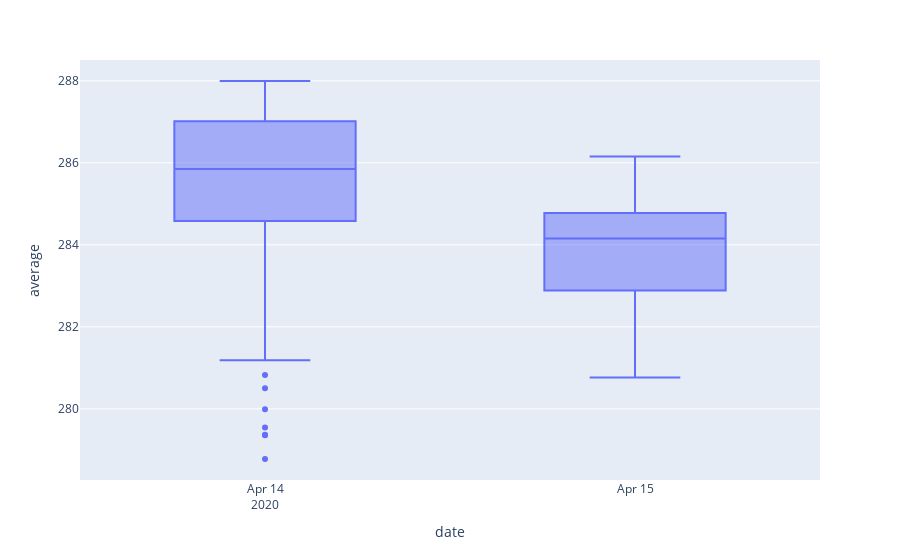

The notebook cell saved with this chart:
### Code cell
px.box(df, x="date", y="average")

### Figure 1 — Plotly figure (JSON) as saved in the notebook; plotly's stock layout.template omitted (floating-point values rounded to 4 significant figures; data arrays with more than 128 entries replaced by an {"elided": "..."} marker saying what was removed)
{"data": [{"alignmentgroup": "True", "hoverlabel": {"namelength": 0}, "hovertemplate": "date=%{x}<br>average=%{y}", "legendgroup": "", "marker": {"color": "#636efa"}, "name": "", "notched": false, "offsetgroup": "", "orientation": "v", "showlegend": false, "type": "box", "x": {"elided": "780 str values"}, "x0": " ", "xaxis": "x", "y": {"elided": "780 float values"}, "y0": " ", "yaxis": "y"}], "layout": {"boxmode": "group", "legend": {"tracegroupgap": 0}, "margin": {"t": 60}, "xaxis": {"anchor": "y", "domain": [0, 1], "title": {"text": "date"}}, "yaxis": {"anchor": "x", "domain": [0, 1], "title": {"text": "average"}}}}
